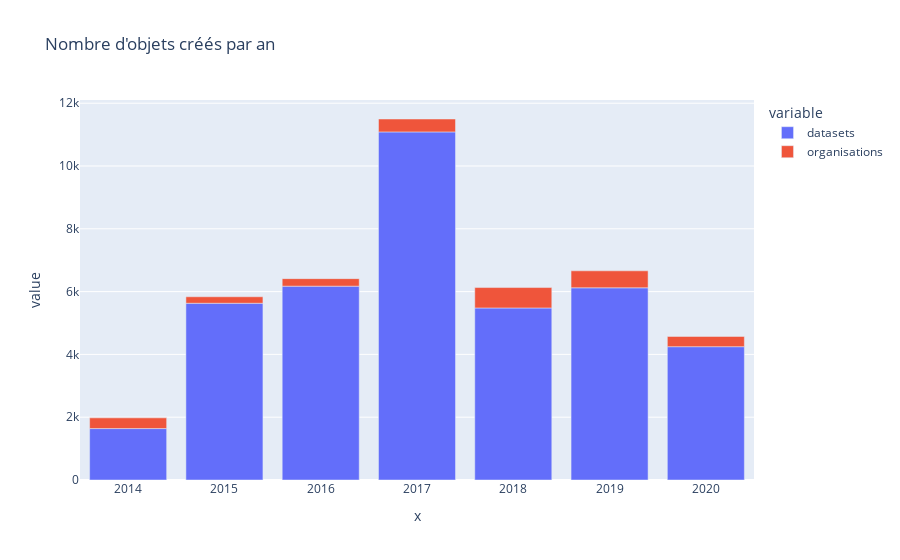

The cell this chart's notebook holds for it:
### Code cell
fig = px.bar(creations, x=creations.index.year, y=['datasets', 'organisations'], title='Nombre d\'objets créés par an')
fig.show()

### Figure 1 — Plotly figure (JSON) as saved in the notebook; plotly's stock layout.template omitted (floating-point values rounded to 4 significant figures)
{"data": [{"alignmentgroup": "True", "hovertemplate": "variable=datasets<br>x=%{x}<br>value=%{y}<extra></extra>", "legendgroup": "datasets", "marker": {"color": "#636efa"}, "name": "datasets", "offsetgroup": "datasets", "orientation": "v", "showlegend": true, "textposition": "auto", "type": "bar", "x": [2014, 2015, 2016, 2017, 2018, 2019, 2020], "xaxis": "x", "y": [1638, 5629, 6173, 11086, 5479, 6121, 4246], "yaxis": "y"}, {"alignmentgroup": "True", "hovertemplate": "variable=organisations<br>x=%{x}<br>value=%{y}<extra></extra>", "legendgroup": "organisations", "marker": {"color": "#EF553B"}, "name": "organisations", "offsetgroup": "organisations", "orientation": "v", "showlegend": true, "textposition": "auto", "type": "bar", "x": [2014, 2015, 2016, 2017, 2018, 2019, 2020], "xaxis": "x", "y": [341, 206, 240, 411, 650, 541, 326], "yaxis": "y"}], "layout": {"barmode": "relative", "legend": {"title": {"text": "variable"}, "tracegroupgap": 0}, "title": {"text": "Nombre d'objets créés par an"}, "xaxis": {"anchor": "y", "domain": [0, 1], "title": {"text": "x"}}, "yaxis": {"anchor": "x", "domain": [0, 1], "title": {"text": "value"}}}}
